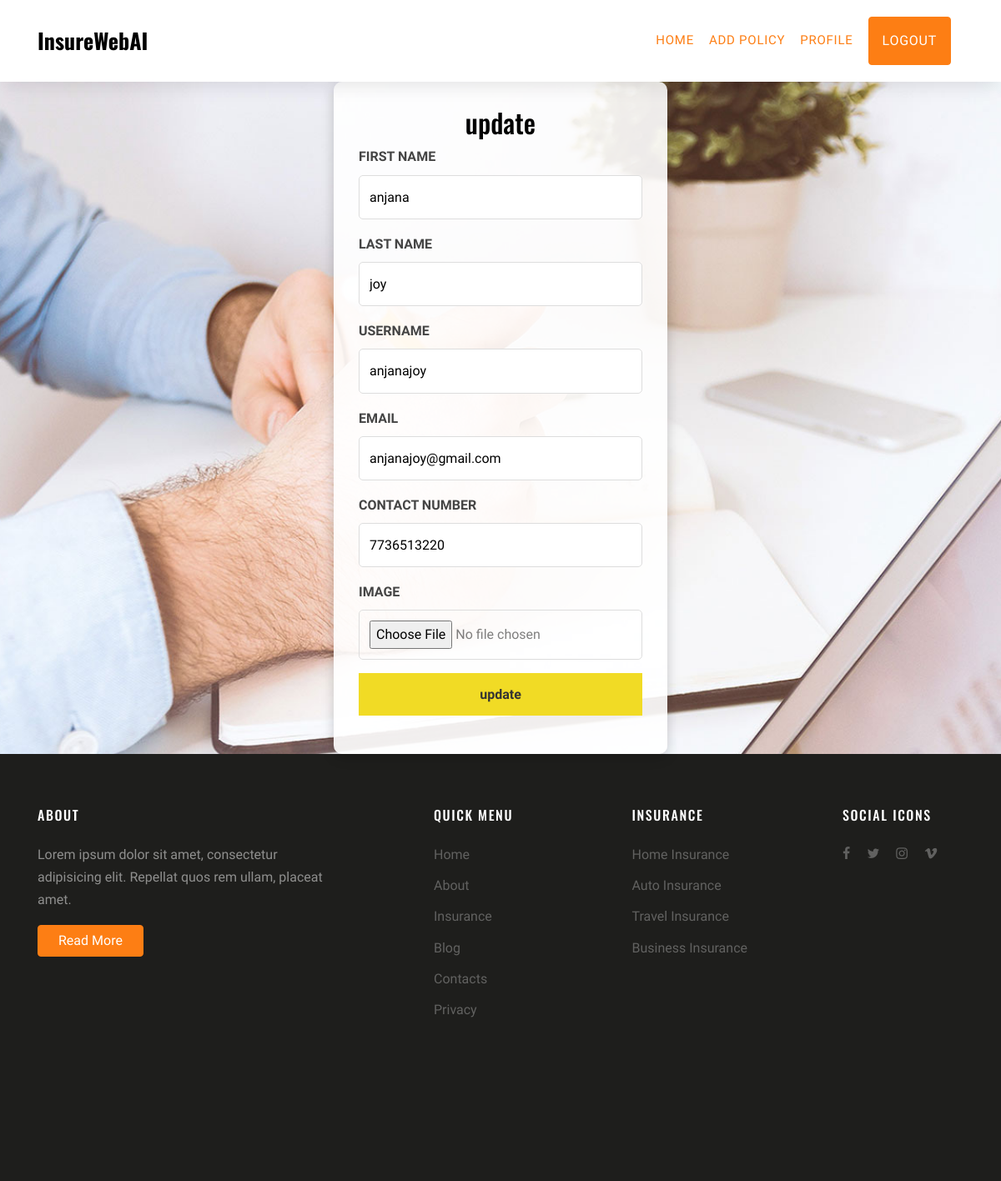
The app's page /edit_profile (signed in) with its own data.
### userapp/models.py (models this page shows)
class Register(AbstractUser):
    usertype=models.CharField(max_length=50,default="admin")
    contact=models.IntegerField(null=True)
    image=models.ImageField(upload_to='uploads/',null=True)
    licence_no=models.CharField(max_length=60,null=True)
    is_approved=models.BooleanField(default=True)

### userapp/views.py (the view)
# urls.py: path('edit_profile',views.edit_profile,name="edit_profile"),
def edit_profile(request):
    if request.method == 'POST':
        form = EditProfileForm(request.POST, request.FILES, instance=request.user)
        if form.is_valid():
            user = form.save()
            update_session_auth_hash(request, user)  # Prevent user from being logged out
            messages.success(request, "Profile updated successfully.", extra_tags="success")
            return redirect('profile')  # Redirect to the profile page
        else:
            messages.error(request, "Profile update failed. Please check your form.", extra_tags="error")
    else:
        form = EditProfileForm(instance=request.user)
    return render(request, 'register.html', {'form': form,'title':'update'})

### userapp/forms.py (shortened to what this page needs)
class EditProfileForm(forms.ModelForm):
    class Meta:
        model=Register
        fields=['first_name', 'last_name', 'username', 'email', 'contact','image']
        widgets={
            'first_name':forms.TextInput(attrs={'id':'first_name','name':'first_name'}),
            'last_name':forms.TextInput(attrs={'id':'last_name','name':'last_name'}),
            'username':forms.TextInput(attrs={'id':'username','name':'username'}),
            'email':forms.EmailInput(attrs={'id':'email','name':'email',}),
            'contact':forms.TextInput(attrs={'id':'contact','name':'contact'}),
            'image':forms.FileInput(attrs={'id':'image','name':'image',}),
        }
        labels={
            'first_name':'FIRST NAME',
            'last_name':'LAST NAME',
            'username':'USERNAME',
            'email':'EMAIL',
            'contact':'CONTACT NUMBER',
            'image':'IMAGE'
        }
        help_texts={
            'username':None
        }

### userapp/templates/register.html (shortened to what this page needs)
{% load static %}
{% include 'header.html' %}
<div class="wrap">
    <div class="registration-container">
        <form action="" method="POST" enctype="multipart/form-data">
            <h2>{{ title }}</h2>
            {% for field in form %}
                <div class="form-group">
                    <label for="{{ field.id_for_label }}">{{ field.label }}</label>
                    {{ field }}
                </div>
            {% endfor %}
            <button type="submit">{{ title }}</button>
        </form>
    </div>
</div>
{% include 'footer.html' %}

### userapp/static/css/style.css (style rules this page uses)
body { line-height: 1.7; color: rgba(0, 0, 0, 0.5); font-weight: 400; font-size: 1rem; font-family: "Roboto Mono", SFMono-Regular, Menlo, Monaco, Consolas, "Liberation Mono", "Courier New", monospace; font-family: "Work Sans", -apple-system, BlinkMacSystemFont, "Segoe UI", Roboto, "Helvetica Neue", Arial, sans-serif, "Apple Color Emoji", "Segoe UI Emoji", "Segoe UI Symbol", "Noto Color Emoji"; background: #f4f4f4; background-size: cover; background-attachment: fixed; background-repeat: no-repeat; }
h1, h2, h3, h4, h5, .h1, .h2, .h3, .h4, .h5 { color: #000; }
.font-secondary, h1, h2, h3, h4, h5, .h1, .h2, .h3, .h4, .h5 { font-family: "Oswald", arial, sans-serif; }

### records on screen
Register: form "anjana" "joy" "anjanajoy" "anjanajoy@gmail.com" "7736513220"

### other values on screen
{{ title }} "update"
{{ field.label }} "FIRST NAME" "LAST NAME" "USERNAME" "EMAIL" "CONTACT NUMBER" "IMAGE"
